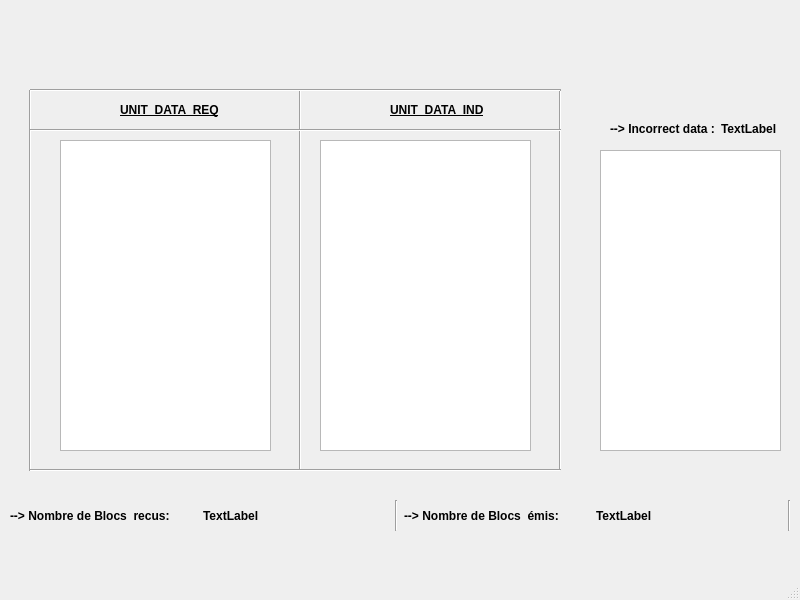
<?xml version="1.0" encoding="UTF-8"?>
<ui version="4.0">
 <class>form3</class>
 <widget class="QMainWindow" name="form3">
  <property name="geometry">
   <rect>
    <x>0</x>
    <y>0</y>
    <width>800</width>
    <height>600</height>
   </rect>
  </property>
  <property name="windowTitle">
   <string>MainWindow</string>
  </property>
  <widget class="QWidget" name="centralwidget">
   <widget class="QLabel" name="label">
    <property name="geometry">
     <rect>
      <x>260</x>
      <y>10</y>
      <width>361</width>
      <height>71</height>
     </rect>
    </property>
    <property name="text">
     <string/>
    </property>
    <property name="pixmap">
     <pixmap>../../Desktop/Capture1.PNG</pixmap>
    </property>
   </widget>
   <widget class="Line" name="line_7">
    <property name="geometry">
     <rect>
      <x>20</x>
      <y>90</y>
      <width>20</width>
      <height>381</height>
     </rect>
    </property>
    <property name="orientation">
     <enum>Qt::Vertical</enum>
    </property>
   </widget>
   <widget class="QPlainTextEdit" name="plainTextEditv1">
    <property name="geometry">
     <rect>
      <x>60</x>
      <y>140</y>
      <width>211</width>
      <height>311</height>
     </rect>
    </property>
    <property name="font">
     <font>
      <family>Arial</family>
      <pointsize>10</pointsize>
      <weight>75</weight>
      <bold>true</bold>
     </font>
    </property>
   </widget>
   <widget class="QWidget" name="layoutWidget">
    <property name="geometry">
     <rect>
      <x>10</x>
      <y>500</y>
      <width>781</width>
      <height>31</height>
     </rect>
    </property>
    <layout class="QHBoxLayout" name="horizontalLayout_5">
     <item>
      <layout class="QHBoxLayout" name="horizontalLayout_4">
       <item>
        <widget class="QLabel" name="label_7v1">
         <property name="font">
          <font>
           <family>Microsoft YaHei UI</family>
           <weight>75</weight>
           <italic>false</italic>
           <bold>true</bold>
          </font>
         </property>
         <property name="text">
          <string>--&gt; Nombre de Blocs  recus:</string>
         </property>
        </widget>
       </item>
       <item>
        <widget class="QLabel" name="label_8v1">
         <property name="font">
          <font>
           <weight>75</weight>
           <bold>true</bold>
          </font>
         </property>
         <property name="text">
          <string>TextLabel</string>
         </property>
        </widget>
       </item>
      </layout>
     </item>
     <item>
      <widget class="Line" name="line_5">
       <property name="orientation">
        <enum>Qt::Vertical</enum>
       </property>
      </widget>
     </item>
     <item>
      <layout class="QHBoxLayout" name="horizontalLayout_3">
       <item>
        <widget class="QLabel" name="label_5v1">
         <property name="font">
          <font>
           <family>Microsoft YaHei UI</family>
           <weight>75</weight>
           <italic>false</italic>
           <bold>true</bold>
          </font>
         </property>
         <property name="text">
          <string>--&gt; Nombre de Blocs  émis:</string>
         </property>
        </widget>
       </item>
       <item>
        <widget class="QLabel" name="label_6v1">
         <property name="font">
          <font>
           <weight>75</weight>
           <bold>true</bold>
          </font>
         </property>
         <property name="text">
          <string>TextLabel</string>
         </property>
        </widget>
       </item>
      </layout>
     </item>
     <item>
      <widget class="Line" name="line_6">
       <property name="orientation">
        <enum>Qt::Vertical</enum>
       </property>
      </widget>
     </item>
    </layout>
   </widget>
   <widget class="Line" name="line">
    <property name="geometry">
     <rect>
      <x>290</x>
      <y>90</y>
      <width>20</width>
      <height>381</height>
     </rect>
    </property>
    <property name="orientation">
     <enum>Qt::Vertical</enum>
    </property>
   </widget>
   <widget class="QLabel" name="label_2v1">
    <property name="geometry">
     <rect>
      <x>390</x>
      <y>100</y>
      <width>111</width>
      <height>20</height>
     </rect>
    </property>
    <property name="font">
     <font>
      <weight>75</weight>
      <bold>true</bold>
      <underline>true</underline>
     </font>
    </property>
    <property name="text">
     <string>UNIT_DATA_IND</string>
    </property>
   </widget>
   <widget class="Line" name="line_4">
    <property name="geometry">
     <rect>
      <x>550</x>
      <y>90</y>
      <width>20</width>
      <height>381</height>
     </rect>
    </property>
    <property name="orientation">
     <enum>Qt::Vertical</enum>
    </property>
   </widget>
   <widget class="QLabel" name="label_v1">
    <property name="geometry">
     <rect>
      <x>120</x>
      <y>100</y>
      <width>121</width>
      <height>20</height>
     </rect>
    </property>
    <property name="font">
     <font>
      <weight>75</weight>
      <bold>true</bold>
      <underline>true</underline>
     </font>
    </property>
    <property name="text">
     <string>UNIT_DATA_REQ</string>
    </property>
   </widget>
   <widget class="QPlainTextEdit" name="plainTextEdit_2v1">
    <property name="geometry">
     <rect>
      <x>320</x>
      <y>140</y>
      <width>211</width>
      <height>311</height>
     </rect>
    </property>
    <property name="font">
     <font>
      <family>Arial</family>
      <pointsize>10</pointsize>
      <weight>75</weight>
      <bold>true</bold>
     </font>
    </property>
   </widget>
   <widget class="QWidget" name="layoutWidget_2">
    <property name="geometry">
     <rect>
      <x>610</x>
      <y>120</y>
      <width>169</width>
      <height>18</height>
     </rect>
    </property>
    <layout class="QHBoxLayout" name="horizontalLayout">
     <item>
      <widget class="QLabel" name="label_3v1">
       <property name="font">
        <font>
         <family>Microsoft YaHei UI</family>
         <weight>75</weight>
         <italic>false</italic>
         <bold>true</bold>
        </font>
       </property>
       <property name="text">
        <string>--&gt; Incorrect data :</string>
       </property>
      </widget>
     </item>
     <item>
      <widget class="QLabel" name="label_4v1">
       <property name="font">
        <font>
         <weight>75</weight>
         <bold>true</bold>
        </font>
       </property>
       <property name="text">
        <string>TextLabel</string>
       </property>
      </widget>
     </item>
    </layout>
   </widget>
   <widget class="Line" name="line_8">
    <property name="geometry">
     <rect>
      <x>30</x>
      <y>80</y>
      <width>531</width>
      <height>20</height>
     </rect>
    </property>
    <property name="orientation">
     <enum>Qt::Horizontal</enum>
    </property>
   </widget>
   <widget class="Line" name="line_3">
    <property name="geometry">
     <rect>
      <x>30</x>
      <y>460</y>
      <width>531</width>
      <height>20</height>
     </rect>
    </property>
    <property name="orientation">
     <enum>Qt::Horizontal</enum>
    </property>
   </widget>
   <widget class="Line" name="line_2">
    <property name="geometry">
     <rect>
      <x>30</x>
      <y>120</y>
      <width>531</width>
      <height>20</height>
     </rect>
    </property>
    <property name="orientation">
     <enum>Qt::Horizontal</enum>
    </property>
   </widget>
   <widget class="QPlainTextEdit" name="plainTextEdit_3v1">
    <property name="geometry">
     <rect>
      <x>600</x>
      <y>150</y>
      <width>181</width>
      <height>301</height>
     </rect>
    </property>
    <property name="font">
     <font>
      <family>Arial</family>
      <pointsize>10</pointsize>
      <weight>75</weight>
      <bold>true</bold>
     </font>
    </property>
   </widget>
  </widget>
  <widget class="QMenuBar" name="menubar">
   <property name="geometry">
    <rect>
     <x>0</x>
     <y>0</y>
     <width>800</width>
     <height>21</height>
    </rect>
   </property>
  </widget>
  <widget class="QStatusBar" name="statusbar"/>
 </widget>
 <resources/>
 <connections/>
</ui>
